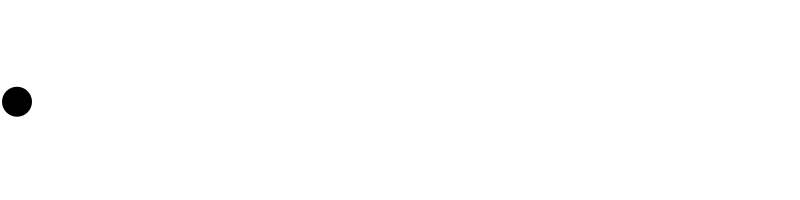
Frame 1 (no input)
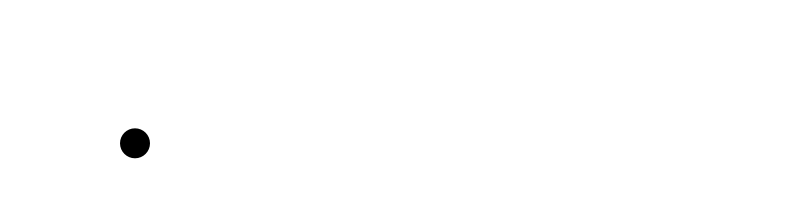
Frame 60 (the mouse pressed at the canvas centre just before this capture)
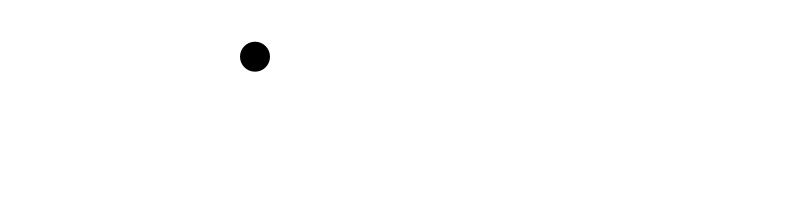
Frame 120 (the mouse held since frame 60 and released just before this capture)

The Processing sketch that drew these frames (run headless with seeded random() and noise(); from frame 60 on, the mouse is pressed at the canvas centre):

// Processing sketch: processing_70039
// ── processing_70039.pde

float xPos, yPos;
float rad ;//radius of the circle
float xVel;//speed
float inc;
float angle;

void setup() {
  size(800, 200);
  smooth();
  xVel = 1;
  xPos = 15; 
}

void draw() {
  background(255);

  rad = 50;
  inc = 2;
  angle+= inc;
  xPos+= 2* xVel;   
  yPos = height/2 + sin(radians(angle)) * (rad);

 
   //bounce
  if (xPos > width-15  || xPos < 15) {
    xVel= xVel* -1;
     } 
     
 
  fill(0);
  noStroke();
  ellipse(xPos, yPos, 30, 30);
       

}
